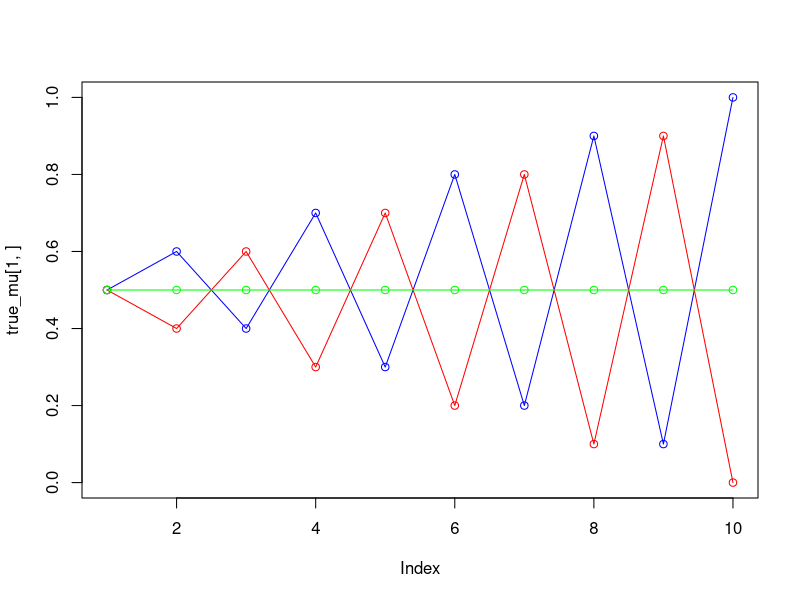
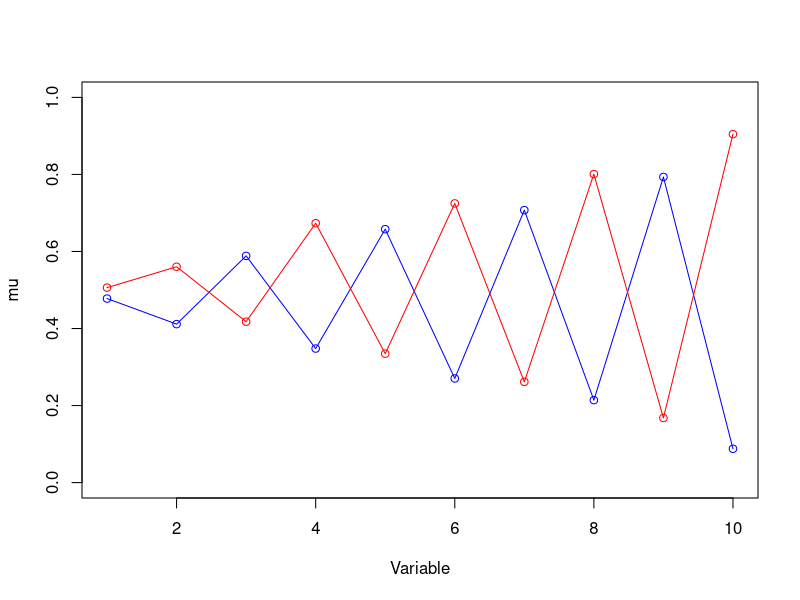
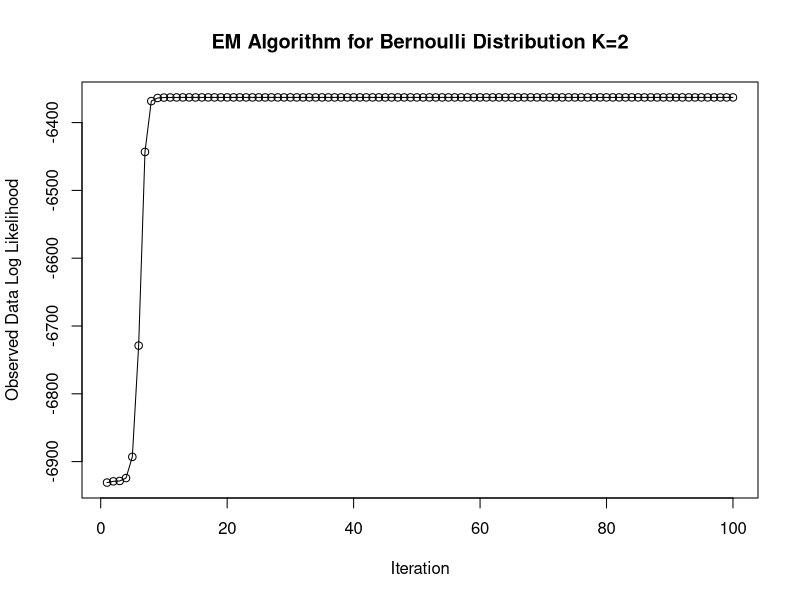
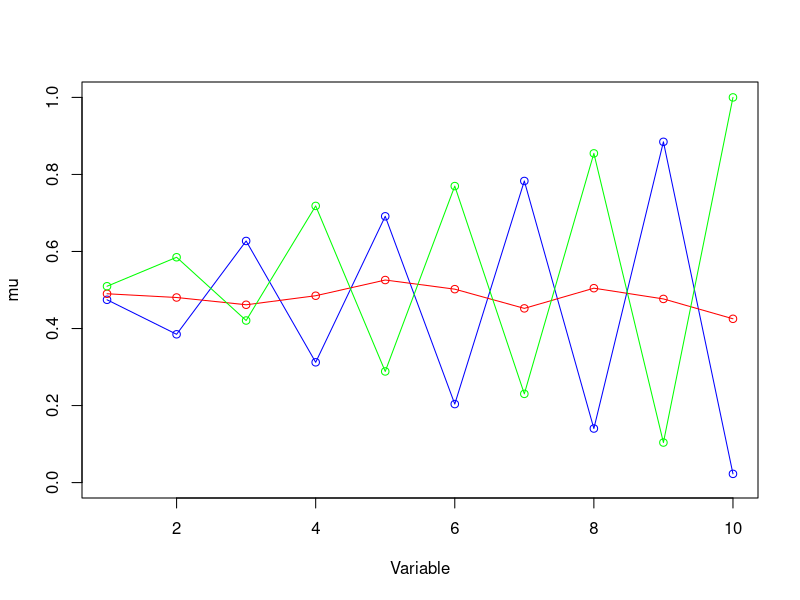
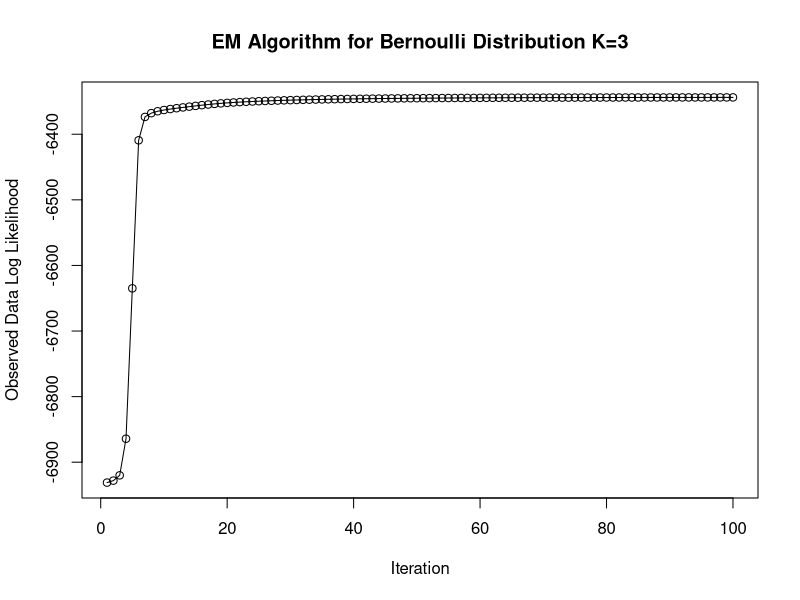
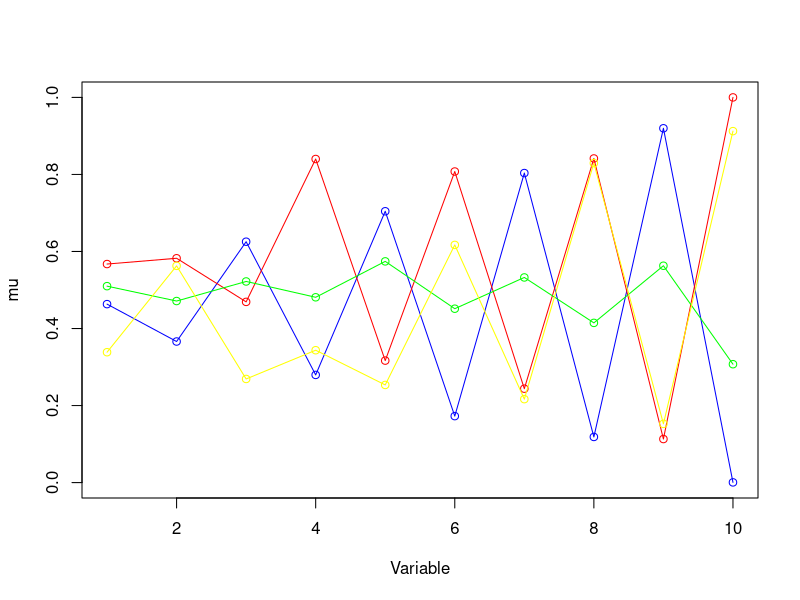
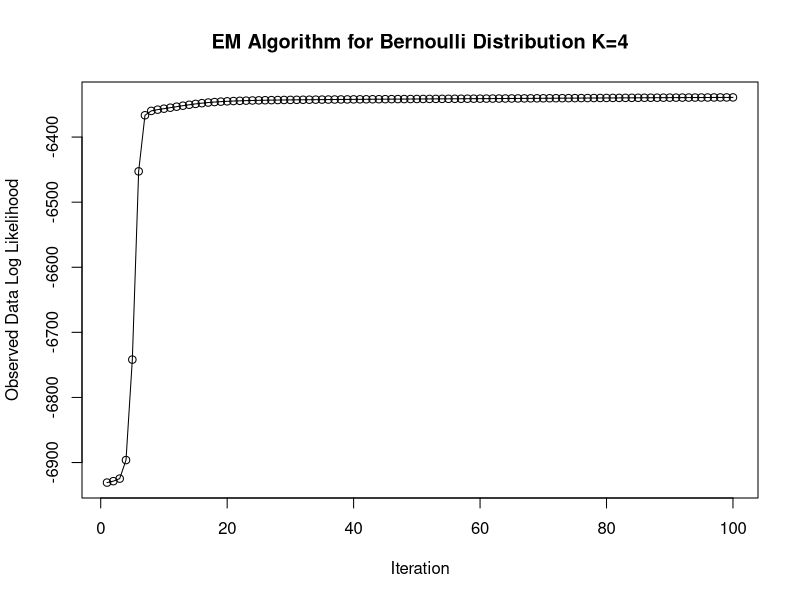

The R source for these figures, in order:
#Mixture models
set.seed(1234567890)
max_it <- 100 # max number of EM iterations
min_change <- 0.1 # min change in log likelihood between two consecutive EM iterations
N=1000 # number of training points
D=10 # number of dimensions
x <- matrix(nrow=N, ncol=D) # training data   #matrix 100x10
true_pi <- vector(length = 3) # true mixing coefficients
true_mu <- matrix(nrow=3, ncol=D) # true conditional distributions  #matrix 3x10
true_pi=c(1/3, 1/3,1/3)
true_mu[1,]=c(0.5,0.6,0.4,0.7,0.3,0.8,0.2,0.9,0.1,1)
true_mu[2,]=c(0.5,0.4,0.6,0.3,0.7,0.2,0.8,0.1,0.9,0)
true_mu[3,]=c(0.5,0.5,0.5,0.5,0.5,0.5,0.5,0.5,0.5,0.5)

plot(true_mu[1,], type="o", col="blue", ylim=c(0,1))
points(true_mu[2,], type="o", col="red")
points(true_mu[3,], type="o", col="green")

# Producing the training data   #prob = 1 and 0
for(n in 1:N) {
  k <- sample(1:3,1,prob=true_pi)
  for(d in 1:D) {
    x[n,d] <- rbinom(1,1,true_mu[k,d])
  }
}

K=2 # number of guessed components
z <- matrix(nrow=N, ncol=K) # fractional component assignments
pi <- vector(length = K) # mixing coefficients
mu <- matrix(nrow=K, ncol=D) # conditional distributions
llik <- vector(length = max_it) # log likelihood of the EM iterations
# Random initialization of the paramters
pi <- runif(K,0.49,0.51)
pi <- pi / sum(pi)
for(k in 1:K) {
  mu[k,] <- runif(D,0.49,0.51)
}

for(it in 1:max_it) {
   px <- integer(N)
  
for(n in 1:1000){
   probSum <- 0
   for(k in 1:K){
   probSum <- probSum + pi[k]*prod((mu[k,]^x[n,])*(1-mu[k,])^(1-x[n,]))
     }
      px[n] <- probSum 
    }
    
  for(n in 1:1000){
    for(k in 1:K){
       z[n,k]<- (pi[k]*prod((mu[k,]^x[n,])*(1-mu[k,])^(1-x[n,])))/px[n]
    }
  }
  
  #Log likelihood computation. #llik

  logL <- matrix(0, nrow = 1000, ncol = K)
  for(n in 1:1000){
    for(k in 1:K){
      logL[n,k] <- (pi[k]*(prod((mu[k,]^x[n,])*(1-mu[k,])^(1-x[n,]))))
      
    }
  llik[it] <- sum(log(rowSums(logL)))
  }
 
  cat("iteration: ", it, "log likelihood: ", llik[it], "\n")
  pi<-colSums(z)/N 

  mu<-(t(z)%*%x)/colSums(z)
  }

 

plot(mu[1,], type="o", col="blue", ylim=c(0,1),xlab ="Variable",ylab = "mu")
points(mu[2,], type="o", col="red")
plot(llik[1:it], type="o",main="EM Algorithm for Bernoulli Distribution K=2",
xlab = "Iteration",ylab = "Observed Data Log Likelihood")

#-----------------------------------------------------------
K=3 # number of guessed components
z <- matrix(nrow=N, ncol=K) # fractional component assignments
pi <- vector(length = K) # mixing coefficients
mu <- matrix(nrow=K, ncol=D) # conditional distributions
llik <- vector(length = max_it) # log likelihood of the EM iterations
# Random initialization of the paramters
pi <- runif(K,0.49,0.51)
pi <- pi / sum(pi)
for(k in 1:K) {
  mu[k,] <- runif(D,0.49,0.51)
}

for(it in 1:max_it) {
   px <- integer(N)
  
  for(n in 1:1000){
    probSum <- 0
    for(k in 1:K){
      probSum <- probSum + pi[k]*prod((mu[k,]^x[n,])*(1-mu[k,])^(1-x[n,]))
    }
    px[n] <- probSum 
  }
  
  for(n in 1:1000){
    for(k in 1:K){
      z[n,k]<- (pi[k]*prod((mu[k,]^x[n,])*(1-mu[k,])^(1-x[n,])))/px[n]
    }
  }
  
  #Log likelihood computation. #llik

  logL <- matrix(0, nrow = 1000, ncol = K)
  for(n in 1:1000){
    for(k in 1:K){
      logL[n,k] <- (pi[k]*(prod((mu[k,]^x[n,])*(1-mu[k,])^(1-x[n,]))))
      
    }
    llik[it] <- sum(log(rowSums(logL)))
  }
  
  cat("iteration: ", it, "log likelihood: ", llik[it], "\n")
    pi<-colSums(z)/N 
  
  mu<-(t(z)%*%x)/colSums(z)
}



plot(mu[1,], type="o", col="blue", ylim=c(0,1),xlab ="Variable",ylab = "mu")
points(mu[2,], type="o", col="red")
points(mu[3,], type="o", col="green")
plot(llik[1:it], type="o",main="EM Algorithm for Bernoulli Distribution K=3",
     xlab = "Iteration",ylab = "Observed Data Log Likelihood")

#-------------------------------------------------
 

K=4 # number of guessed components
z <- matrix(nrow=N, ncol=K) # fractional component assignments
pi <- vector(length = K) # mixing coefficients
mu <- matrix(nrow=K, ncol=D) # conditional distributions
llik <- vector(length = max_it) # log likelihood of the EM iterations
# Random initialization of the paramters
pi <- runif(K,0.49,0.51)
pi <- pi / sum(pi)
for(k in 1:K) {
  mu[k,] <- runif(D,0.49,0.51)
}

for(it in 1:max_it) {
  px <- integer(N)
  
  for(n in 1:1000){
    probSum <- 0
    for(k in 1:K){
      probSum <- probSum + pi[k]*prod((mu[k,]^x[n,])*(1-mu[k,])^(1-x[n,]))
    }
    px[n] <- probSum 
  }
  
  for(n in 1:1000){
    for(k in 1:K){
      z[n,k]<- (pi[k]*prod((mu[k,]^x[n,])*(1-mu[k,])^(1-x[n,])))/px[n]
    }
  }
  
  #Log likelihood computation. #llik

  logL <- matrix(0, nrow = 1000, ncol = K)
  for(n in 1:1000){
    for(k in 1:K){
      logL[n,k] <- (pi[k]*(prod((mu[k,]^x[n,])*(1-mu[k,])^(1-x[n,]))))
      
    }
    llik[it] <- sum(log(rowSums(logL)))
  }
  
  cat("iteration: ", it, "log likelihood: ", llik[it], "\n")
 pi<-colSums(z)/N 
  
  mu<-(t(z)%*%x)/colSums(z)
}



plot(mu[1,], type="o", col="blue", ylim=c(0,1),xlab ="Variable",ylab = "mu")
points(mu[2,], type="o", col="red")
points(mu[3,], type="o", col="green")
points(mu[4,], type="o", col="yellow")
plot(llik[1:it], type="o",main="EM Algorithm for Bernoulli Distribution K=4",
     xlab = "Iteration",ylab = "Observed Data Log Likelihood")

